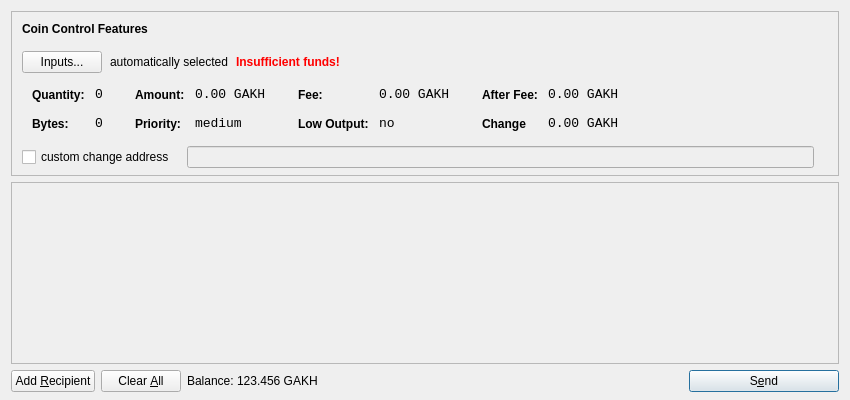
<?xml version="1.0" encoding="UTF-8"?>
<ui version="4.0">
 <class>SendCoinsDialog</class>
 <widget class="QDialog" name="SendCoinsDialog">
  <property name="geometry">
   <rect>
    <x>0</x>
    <y>0</y>
    <width>850</width>
    <height>400</height>
   </rect>
  </property>
  <property name="windowTitle">
   <string>Send Coins</string>
  </property>
  <layout class="QVBoxLayout" name="verticalLayout" stretch="0,1,0">
   <property name="bottomMargin">
    <number>8</number>
   </property>
   <item>
    <widget class="QFrame" name="frameCoinControl">
     <property name="sizePolicy">
      <sizepolicy hsizetype="Expanding" vsizetype="Expanding">
       <horstretch>0</horstretch>
       <verstretch>0</verstretch>
      </sizepolicy>
     </property>
     <property name="maximumSize">
      <size>
       <width>16777215</width>
       <height>16777215</height>
      </size>
     </property>
     <property name="frameShape">
      <enum>QFrame::StyledPanel</enum>
     </property>
     <property name="frameShadow">
      <enum>QFrame::Sunken</enum>
     </property>
     <layout class="QVBoxLayout" name="verticalLayoutCoinControl2">
      <property name="spacing">
       <number>-1</number>
      </property>
      <property name="leftMargin">
       <number>0</number>
      </property>
      <property name="topMargin">
       <number>0</number>
      </property>
      <property name="rightMargin">
       <number>0</number>
      </property>
      <property name="bottomMargin">
       <number>6</number>
      </property>
      <item>
       <layout class="QVBoxLayout" name="verticalLayoutCoinControl" stretch="0,0,0,0,1">
        <property name="spacing">
         <number>0</number>
        </property>
        <property name="leftMargin">
         <number>10</number>
        </property>
        <property name="topMargin">
         <number>10</number>
        </property>
        <item>
         <layout class="QHBoxLayout" name="horizontalLayoutCoinControl1">
          <property name="bottomMargin">
           <number>15</number>
          </property>
          <item>
           <widget class="QLabel" name="labelCoinControlFeatures">
            <property name="sizePolicy">
             <sizepolicy hsizetype="Preferred" vsizetype="Maximum">
              <horstretch>0</horstretch>
              <verstretch>0</verstretch>
             </sizepolicy>
            </property>
            <property name="font">
             <font>
              <weight>75</weight>
              <bold>true</bold>
             </font>
            </property>
            <property name="styleSheet">
             <string notr="true">font-weight:bold;</string>
            </property>
            <property name="text">
             <string>Coin Control Features</string>
            </property>
           </widget>
          </item>
         </layout>
        </item>
        <item>
         <layout class="QHBoxLayout" name="horizontalLayoutCoinControl2" stretch="0,0,0,0">
          <property name="spacing">
           <number>8</number>
          </property>
          <property name="bottomMargin">
           <number>10</number>
          </property>
          <item>
           <widget class="QPushButton" name="pushButtonCoinControl">
            <property name="styleSheet">
             <string notr="true"/>
            </property>
            <property name="text">
             <string>Inputs...</string>
            </property>
           </widget>
          </item>
          <item>
           <widget class="QLabel" name="labelCoinControlAutomaticallySelected">
            <property name="text">
             <string>automatically selected</string>
            </property>
            <property name="margin">
             <number>5</number>
            </property>
           </widget>
          </item>
          <item>
           <widget class="QLabel" name="labelCoinControlInsuffFunds">
            <property name="font">
             <font>
              <weight>75</weight>
              <bold>true</bold>
             </font>
            </property>
            <property name="styleSheet">
             <string notr="true">color:red;font-weight:bold;</string>
            </property>
            <property name="text">
             <string>Insufficient funds!</string>
            </property>
            <property name="margin">
             <number>5</number>
            </property>
           </widget>
          </item>
          <item>
           <spacer name="horizontalSpacerCoinControl">
            <property name="orientation">
             <enum>Qt::Horizontal</enum>
            </property>
            <property name="sizeHint" stdset="0">
             <size>
              <width>40</width>
              <height>1</height>
             </size>
            </property>
           </spacer>
          </item>
         </layout>
        </item>
        <item>
         <widget class="QWidget" name="widgetCoinControl" native="true">
          <property name="sizePolicy">
           <sizepolicy hsizetype="Preferred" vsizetype="Preferred">
            <horstretch>0</horstretch>
            <verstretch>0</verstretch>
           </sizepolicy>
          </property>
          <property name="minimumSize">
           <size>
            <width>0</width>
            <height>0</height>
           </size>
          </property>
          <property name="styleSheet">
           <string notr="true"/>
          </property>
          <layout class="QHBoxLayout" name="horizontalLayoutCoinControl5">
           <property name="margin">
            <number>0</number>
           </property>
           <item>
            <layout class="QHBoxLayout" name="horizontalLayoutCoinControl3" stretch="0,0,0,1">
             <property name="spacing">
              <number>20</number>
             </property>
             <property name="topMargin">
              <number>0</number>
             </property>
             <property name="bottomMargin">
              <number>10</number>
             </property>
             <item>
              <layout class="QFormLayout" name="formLayoutCoinControl1">
               <property name="horizontalSpacing">
                <number>10</number>
               </property>
               <property name="verticalSpacing">
                <number>14</number>
               </property>
               <property name="leftMargin">
                <number>10</number>
               </property>
               <property name="topMargin">
                <number>4</number>
               </property>
               <property name="rightMargin">
                <number>6</number>
               </property>
               <item row="0" column="0">
                <widget class="QLabel" name="labelCoinControlQuantityText">
                 <property name="styleSheet">
                  <string notr="true">font-weight:bold;</string>
                 </property>
                 <property name="text">
                  <string>Quantity:</string>
                 </property>
                 <property name="margin">
                  <number>0</number>
                 </property>
                </widget>
               </item>
               <item row="0" column="1">
                <widget class="QLabel" name="labelCoinControlQuantity">
                 <property name="font">
                  <font>
                   <family>Monospace</family>
                   <pointsize>10</pointsize>
                  </font>
                 </property>
                 <property name="cursor">
                  <cursorShape>IBeamCursor</cursorShape>
                 </property>
                 <property name="contextMenuPolicy">
                  <enum>Qt::ActionsContextMenu</enum>
                 </property>
                 <property name="text">
                  <string>0</string>
                 </property>
                 <property name="margin">
                  <number>0</number>
                 </property>
                 <property name="textInteractionFlags">
                  <set>Qt::LinksAccessibleByMouse|Qt::TextSelectableByKeyboard|Qt::TextSelectableByMouse</set>
                 </property>
                </widget>
               </item>
               <item row="1" column="0">
                <widget class="QLabel" name="labelCoinControlBytesText">
                 <property name="styleSheet">
                  <string notr="true">font-weight:bold;</string>
                 </property>
                 <property name="text">
                  <string>Bytes:</string>
                 </property>
                </widget>
               </item>
               <item row="1" column="1">
                <widget class="QLabel" name="labelCoinControlBytes">
                 <property name="font">
                  <font>
                   <family>Monospace</family>
                   <pointsize>10</pointsize>
                  </font>
                 </property>
                 <property name="cursor">
                  <cursorShape>IBeamCursor</cursorShape>
                 </property>
                 <property name="contextMenuPolicy">
                  <enum>Qt::ActionsContextMenu</enum>
                 </property>
                 <property name="text">
                  <string>0</string>
                 </property>
                 <property name="textInteractionFlags">
                  <set>Qt::LinksAccessibleByMouse|Qt::TextSelectableByKeyboard|Qt::TextSelectableByMouse</set>
                 </property>
                </widget>
               </item>
              </layout>
             </item>
             <item>
              <layout class="QFormLayout" name="formLayoutCoinControl2">
               <property name="horizontalSpacing">
                <number>10</number>
               </property>
               <property name="verticalSpacing">
                <number>14</number>
               </property>
               <property name="leftMargin">
                <number>6</number>
               </property>
               <property name="topMargin">
                <number>4</number>
               </property>
               <property name="rightMargin">
                <number>6</number>
               </property>
               <item row="0" column="0">
                <widget class="QLabel" name="labelCoinControlAmountText">
                 <property name="styleSheet">
                  <string notr="true">font-weight:bold;</string>
                 </property>
                 <property name="text">
                  <string>Amount:</string>
                 </property>
                 <property name="margin">
                  <number>0</number>
                 </property>
                </widget>
               </item>
               <item row="0" column="1">
                <widget class="QLabel" name="labelCoinControlAmount">
                 <property name="font">
                  <font>
                   <family>Monospace</family>
                   <pointsize>10</pointsize>
                  </font>
                 </property>
                 <property name="cursor">
                  <cursorShape>IBeamCursor</cursorShape>
                 </property>
                 <property name="contextMenuPolicy">
                  <enum>Qt::ActionsContextMenu</enum>
                 </property>
                 <property name="text">
                  <string>0.00 GAKH</string>
                 </property>
                 <property name="textInteractionFlags">
                  <set>Qt::LinksAccessibleByMouse|Qt::TextSelectableByKeyboard|Qt::TextSelectableByMouse</set>
                 </property>
                </widget>
               </item>
               <item row="1" column="0">
                <widget class="QLabel" name="labelCoinControlPriorityText">
                 <property name="styleSheet">
                  <string notr="true">font-weight:bold;</string>
                 </property>
                 <property name="text">
                  <string>Priority:</string>
                 </property>
                </widget>
               </item>
               <item row="1" column="1">
                <widget class="QLabel" name="labelCoinControlPriority">
                 <property name="font">
                  <font>
                   <family>Monospace</family>
                   <pointsize>10</pointsize>
                  </font>
                 </property>
                 <property name="cursor">
                  <cursorShape>IBeamCursor</cursorShape>
                 </property>
                 <property name="contextMenuPolicy">
                  <enum>Qt::ActionsContextMenu</enum>
                 </property>
                 <property name="text">
                  <string>medium</string>
                 </property>
                 <property name="textInteractionFlags">
                  <set>Qt::LinksAccessibleByMouse|Qt::TextSelectableByKeyboard|Qt::TextSelectableByMouse</set>
                 </property>
                </widget>
               </item>
              </layout>
             </item>
             <item>
              <layout class="QFormLayout" name="formLayoutCoinControl3">
               <property name="horizontalSpacing">
                <number>10</number>
               </property>
               <property name="verticalSpacing">
                <number>14</number>
               </property>
               <property name="leftMargin">
                <number>6</number>
               </property>
               <property name="topMargin">
                <number>4</number>
               </property>
               <property name="rightMargin">
                <number>6</number>
               </property>
               <item row="0" column="0">
                <widget class="QLabel" name="labelCoinControlFeeText">
                 <property name="styleSheet">
                  <string notr="true">font-weight:bold;</string>
                 </property>
                 <property name="text">
                  <string>Fee:</string>
                 </property>
                 <property name="margin">
                  <number>0</number>
                 </property>
                </widget>
               </item>
               <item row="0" column="1">
                <widget class="QLabel" name="labelCoinControlFee">
                 <property name="font">
                  <font>
                   <family>Monospace</family>
                   <pointsize>10</pointsize>
                  </font>
                 </property>
                 <property name="cursor">
                  <cursorShape>IBeamCursor</cursorShape>
                 </property>
                 <property name="contextMenuPolicy">
                  <enum>Qt::ActionsContextMenu</enum>
                 </property>
                 <property name="text">
                  <string>0.00 GAKH</string>
                 </property>
                 <property name="textInteractionFlags">
                  <set>Qt::LinksAccessibleByMouse|Qt::TextSelectableByKeyboard|Qt::TextSelectableByMouse</set>
                 </property>
                </widget>
               </item>
               <item row="1" column="0">
                <widget class="QLabel" name="labelCoinControlLowOutputText">
                 <property name="styleSheet">
                  <string notr="true">font-weight:bold;</string>
                 </property>
                 <property name="text">
                  <string>Low Output:</string>
                 </property>
                </widget>
               </item>
               <item row="1" column="1">
                <widget class="QLabel" name="labelCoinControlLowOutput">
                 <property name="font">
                  <font>
                   <family>Monospace</family>
                   <pointsize>10</pointsize>
                  </font>
                 </property>
                 <property name="cursor">
                  <cursorShape>IBeamCursor</cursorShape>
                 </property>
                 <property name="contextMenuPolicy">
                  <enum>Qt::ActionsContextMenu</enum>
                 </property>
                 <property name="text">
                  <string>no</string>
                 </property>
                 <property name="textInteractionFlags">
                  <set>Qt::LinksAccessibleByMouse|Qt::TextSelectableByKeyboard|Qt::TextSelectableByMouse</set>
                 </property>
                </widget>
               </item>
              </layout>
             </item>
             <item>
              <layout class="QFormLayout" name="formLayoutCoinControl4">
               <property name="horizontalSpacing">
                <number>10</number>
               </property>
               <property name="verticalSpacing">
                <number>14</number>
               </property>
               <property name="leftMargin">
                <number>6</number>
               </property>
               <property name="topMargin">
                <number>4</number>
               </property>
               <property name="rightMargin">
                <number>6</number>
               </property>
               <item row="0" column="0">
                <widget class="QLabel" name="labelCoinControlAfterFeeText">
                 <property name="styleSheet">
                  <string notr="true">font-weight:bold;</string>
                 </property>
                 <property name="text">
                  <string>After Fee:</string>
                 </property>
                 <property name="margin">
                  <number>0</number>
                 </property>
                </widget>
               </item>
               <item row="0" column="1">
                <widget class="QLabel" name="labelCoinControlAfterFee">
                 <property name="font">
                  <font>
                   <family>Monospace</family>
                   <pointsize>10</pointsize>
                  </font>
                 </property>
                 <property name="cursor">
                  <cursorShape>IBeamCursor</cursorShape>
                 </property>
                 <property name="contextMenuPolicy">
                  <enum>Qt::ActionsContextMenu</enum>
                 </property>
                 <property name="text">
                  <string>0.00 GAKH</string>
                 </property>
                 <property name="textInteractionFlags">
                  <set>Qt::LinksAccessibleByMouse|Qt::TextSelectableByKeyboard|Qt::TextSelectableByMouse</set>
                 </property>
                </widget>
               </item>
               <item row="1" column="0">
                <widget class="QLabel" name="labelCoinControlChangeText">
                 <property name="styleSheet">
                  <string notr="true">font-weight:bold;</string>
                 </property>
                 <property name="text">
                  <string>Change</string>
                 </property>
                </widget>
               </item>
               <item row="1" column="1">
                <widget class="QLabel" name="labelCoinControlChange">
                 <property name="font">
                  <font>
                   <family>Monospace</family>
                   <pointsize>10</pointsize>
                  </font>
                 </property>
                 <property name="cursor">
                  <cursorShape>IBeamCursor</cursorShape>
                 </property>
                 <property name="contextMenuPolicy">
                  <enum>Qt::ActionsContextMenu</enum>
                 </property>
                 <property name="text">
                  <string>0.00 GAKH</string>
                 </property>
                 <property name="textInteractionFlags">
                  <set>Qt::LinksAccessibleByMouse|Qt::TextSelectableByKeyboard|Qt::TextSelectableByMouse</set>
                 </property>
                </widget>
               </item>
              </layout>
             </item>
            </layout>
           </item>
          </layout>
         </widget>
        </item>
        <item>
         <layout class="QHBoxLayout" name="horizontalLayoutCoinControl4" stretch="0,0,0">
          <property name="spacing">
           <number>12</number>
          </property>
          <property name="sizeConstraint">
           <enum>QLayout::SetDefaultConstraint</enum>
          </property>
          <property name="topMargin">
           <number>5</number>
          </property>
          <property name="rightMargin">
           <number>5</number>
          </property>
          <item>
           <widget class="QCheckBox" name="checkBoxCoinControlChange">
            <property name="text">
             <string>custom change address</string>
            </property>
           </widget>
          </item>
          <item>
           <widget class="QLineEdit" name="lineEditCoinControlChange">
            <property name="enabled">
             <bool>false</bool>
            </property>
            <property name="sizePolicy">
             <sizepolicy hsizetype="Expanding" vsizetype="Fixed">
              <horstretch>0</horstretch>
              <verstretch>0</verstretch>
             </sizepolicy>
            </property>
           </widget>
          </item>
          <item>
           <widget class="QLabel" name="labelCoinControlChangeLabel">
            <property name="sizePolicy">
             <sizepolicy hsizetype="Preferred" vsizetype="Expanding">
              <horstretch>0</horstretch>
              <verstretch>0</verstretch>
             </sizepolicy>
            </property>
            <property name="minimumSize">
             <size>
              <width>0</width>
              <height>0</height>
             </size>
            </property>
            <property name="text">
             <string/>
            </property>
            <property name="margin">
             <number>3</number>
            </property>
           </widget>
          </item>
         </layout>
        </item>
        <item>
         <spacer name="verticalSpacerCoinControl">
          <property name="orientation">
           <enum>Qt::Vertical</enum>
          </property>
          <property name="sizeHint" stdset="0">
           <size>
            <width>800</width>
            <height>1</height>
           </size>
          </property>
         </spacer>
        </item>
       </layout>
      </item>
     </layout>
    </widget>
   </item>
   <item>
    <widget class="QScrollArea" name="scrollArea">
     <property name="widgetResizable">
      <bool>true</bool>
     </property>
     <widget class="QWidget" name="scrollAreaWidgetContents">
      <property name="geometry">
       <rect>
        <x>0</x>
        <y>0</y>
        <width>830</width>
        <height>165</height>
       </rect>
      </property>
      <layout class="QVBoxLayout" name="verticalLayout_2">
       <property name="margin">
        <number>0</number>
       </property>
       <item>
        <layout class="QVBoxLayout" name="entries">
         <property name="spacing">
          <number>6</number>
         </property>
        </layout>
       </item>
       <item>
        <spacer name="verticalSpacer">
         <property name="orientation">
          <enum>Qt::Vertical</enum>
         </property>
         <property name="sizeHint" stdset="0">
          <size>
           <width>20</width>
           <height>40</height>
          </size>
         </property>
        </spacer>
       </item>
      </layout>
     </widget>
    </widget>
   </item>
   <item>
    <layout class="QHBoxLayout" name="horizontalLayout">
     <item>
      <widget class="QPushButton" name="addButton">
       <property name="toolTip">
        <string>Send to multiple recipients at once</string>
       </property>
       <property name="text">
        <string>Add &amp;Recipient</string>
       </property>
       <property name="icon">
        <iconset resource="../bitcoin.qrc">
         <normaloff>:/icons/add</normaloff>:/icons/add</iconset>
       </property>
       <property name="autoDefault">
        <bool>false</bool>
       </property>
      </widget>
     </item>
     <item>
      <widget class="QPushButton" name="clearButton">
       <property name="sizePolicy">
        <sizepolicy hsizetype="Minimum" vsizetype="Fixed">
         <horstretch>0</horstretch>
         <verstretch>0</verstretch>
        </sizepolicy>
       </property>
       <property name="toolTip">
        <string>Remove all transaction fields</string>
       </property>
       <property name="text">
        <string>Clear &amp;All</string>
       </property>
       <property name="icon">
        <iconset resource="../bitcoin.qrc">
         <normaloff>:/icons/remove</normaloff>:/icons/remove</iconset>
       </property>
       <property name="autoRepeatDelay">
        <number>300</number>
       </property>
       <property name="autoDefault">
        <bool>false</bool>
       </property>
      </widget>
     </item>
     <item>
      <layout class="QHBoxLayout" name="horizontalLayout_2">
       <property name="spacing">
        <number>3</number>
       </property>
       <item>
        <widget class="QLabel" name="label">
         <property name="sizePolicy">
          <sizepolicy hsizetype="Preferred" vsizetype="Fixed">
           <horstretch>0</horstretch>
           <verstretch>0</verstretch>
          </sizepolicy>
         </property>
         <property name="text">
          <string>Balance:</string>
         </property>
        </widget>
       </item>
       <item>
        <widget class="QLabel" name="labelBalance">
         <property name="sizePolicy">
          <sizepolicy hsizetype="Preferred" vsizetype="Fixed">
           <horstretch>0</horstretch>
           <verstretch>0</verstretch>
          </sizepolicy>
         </property>
         <property name="cursor">
          <cursorShape>IBeamCursor</cursorShape>
         </property>
         <property name="text">
          <string>123.456 GAKH</string>
         </property>
         <property name="textInteractionFlags">
          <set>Qt::LinksAccessibleByMouse|Qt::TextSelectableByKeyboard|Qt::TextSelectableByMouse</set>
         </property>
        </widget>
       </item>
      </layout>
     </item>
     <item>
      <spacer name="horizontalSpacer">
       <property name="orientation">
        <enum>Qt::Horizontal</enum>
       </property>
       <property name="sizeHint" stdset="0">
        <size>
         <width>40</width>
         <height>20</height>
        </size>
       </property>
      </spacer>
     </item>
     <item>
      <widget class="QPushButton" name="sendButton">
       <property name="minimumSize">
        <size>
         <width>150</width>
         <height>0</height>
        </size>
       </property>
       <property name="toolTip">
        <string>Confirm the send action</string>
       </property>
       <property name="text">
        <string>S&amp;end</string>
       </property>
       <property name="icon">
        <iconset resource="../bitcoin.qrc">
         <normaloff>:/icons/send</normaloff>:/icons/send</iconset>
       </property>
       <property name="default">
        <bool>true</bool>
       </property>
      </widget>
     </item>
    </layout>
   </item>
  </layout>
 </widget>
 <resources>
  <include location="../bitcoin.qrc"/>
 </resources>
 <connections/>
</ui>
